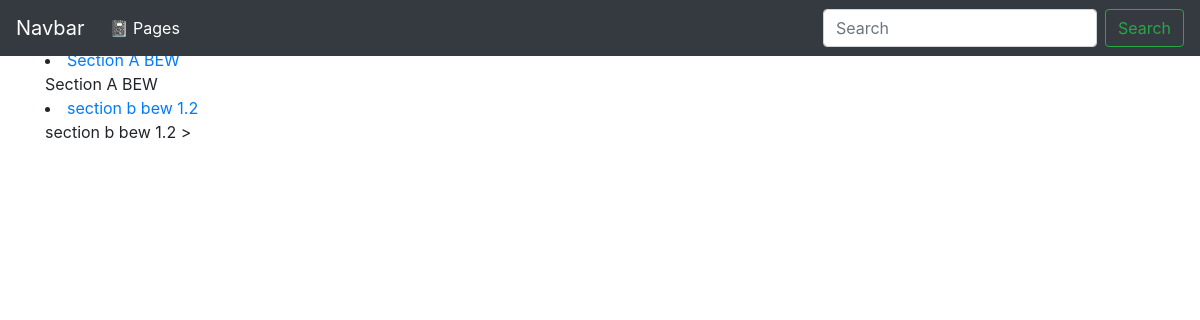
Before: / with the older database file.
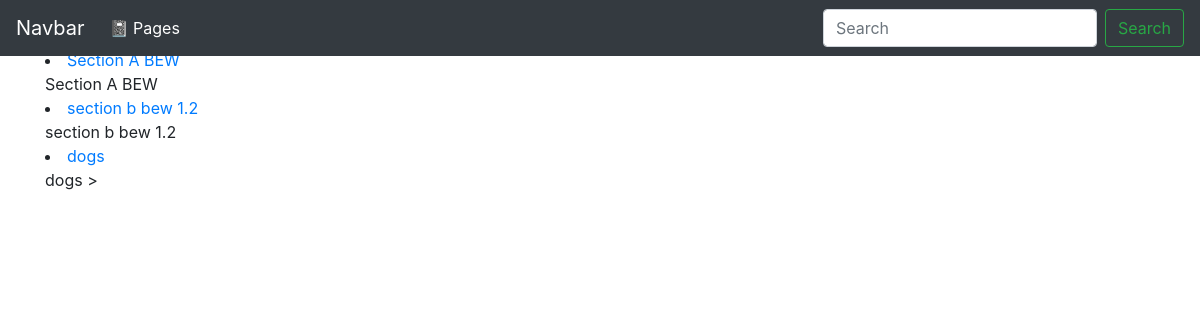
After: the same page with the newer database file.
### wiki/views.py (the view)
# urls.py: path('', PageList.as_view(), name='wiki-list-page'),
class PageList(ListView):
    def get(self, request, *args):
      context = {
        "pages": Page.objects.all()
      }
      return render(request, "page-list.html", context)
    """
    CHALLENGES:
      1. On GET, render a template named `page.html`.
      2. Replace this docstring with a description of what thos accomplishes.

    STRETCH CHALLENGES:
      1. Import the PageForm class from forms.py.
          - This ModelForm enables editing of an existing Page object in the database.
      2. On GET, render an edit form below the page details.
      3. On POST, check if the data in the form is valid.
        - If True, save the data, and redirect back to the DetailsView.
        - If False, display all the errors in the template, above the form fields.
      4. Instead of hard-coding the path to redirect to, use the `reverse` function to return the path.
      5. After successfully editing a Page, use Django Messages to "flash" the user a success message
           - Message Content: REPLACE_WITH_PAGE_TITLE has been successfully updated.
    """

### makewiki/templates/page-list.html
{% extends "base.html" %}
{% block content %}
{% for page in pages %}
<li><a href="{{ page.slug }}">{{ page.title }}</a></li>
    {{ page.title }}
{% endfor %}
{% endblock %}

### makewiki/templates/base.html (shortened to what this page needs)
<!doctype html>
<html lang="en">
  <head>
    <link rel="stylesheet" href="https://stackpath.bootstrapcdn.com/bootstrap/4.3.1/css/bootstrap.min.css">
  </head>
  <body>
    <nav class="navbar navbar-expand-md navbar-dark bg-dark fixed-top">
      <a class="navbar-brand" href="#">Navbar</a>
      <div class="collapse navbar-collapse" id="navbarsExampleDefault">
        <ul class="navbar-nav mr-auto">
          <li class="nav-item active">
            <a class="nav-link" href="#">📓 Pages <span class="sr-only">(current)</span></a>
          </li>
        </ul>
        <form class="form-inline my-2 my-lg-0">
          <input class="form-control mr-sm-2" type="text" placeholder="Search" aria-label="Search">
          <button class="btn btn-outline-success my-2 my-sm-0" type="submit">Search</button>
        </form>
      </div>
    </nav>
    <main role="main" class="container">
        {% block content %}{% endblock %}>
    </main>
  </body>

Changed rows visible on the page:
added Page: title "dogs"
